Frame 1 (no input): blank canvas, image omitted
Frame 60 (the mouse pressed at the canvas centre just before this capture): blank canvas, image omitted
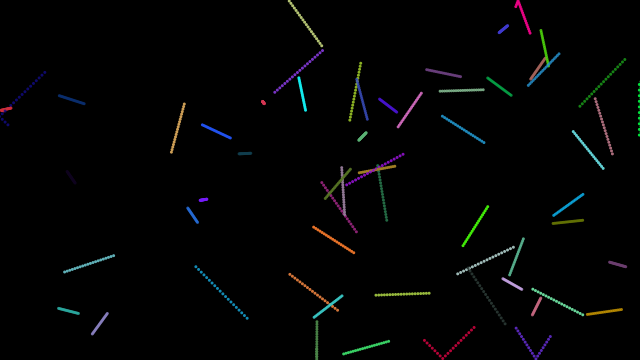
Frame 120 (the mouse held since frame 60 and released just before this capture)

The Processing sketch whose frames 1 and 60 were blank and that drew this single picture after the mouse press (run headless with seeded random() and noise(); from frame 60 on, the mouse is pressed at the canvas centre):

// Processing sketch: processing_152116
// ── processing_152116.pde

ArrayList<ParticleSystem> ps;
void setup(){
  size(640,360);
  ps =new ArrayList<ParticleSystem>();
}

void draw(){
  background(0);
  color c=color(random(255),random(255),random(255));
  float size=3;
  float length=20;
  if(mousePressed){
    ps.add(new ParticleSystem(new PVector(mouseX,mouseY),c,size));
  }
  for(int j=0; j<length; j++){
    for(int i=0; i<ps.size(); i++){
      ParticleSystem p=ps.get(i);
      p.run();
      if (p.isDead()){
        ps.remove(i);
      }  
    }  
  }
}

class ParticleSystem{
  PVector location;
  PVector velocity;
  float lifespan;
  color c;
  float size;
  ParticleSystem(PVector l,color c,float size){
    location =l.get();
    velocity=new PVector(random(-3,3),random(-3,3));
    lifespan=255;
    this.c=c;
    this.size=size;
  }
  void update(){
    location.add(velocity);
    PVector l=location.get();
    if(l.y<size/2 || l.y>height-size/2) {
      velocity.y=-velocity.y;
    }else if (l.x<size/2 || l.x>width-size/2 ){
      velocity.x=-velocity.x;
    }
    lifespan-=0.05;
  }
  void display(){
    noStroke();
    fill(c,lifespan);
    ellipse(location.x,location.y,size,size);
  }
  void run(){
    update();
    display();
  }
  boolean isDead(){
    if(lifespan<0){
      return true;
    }
  return false;
  }
}
